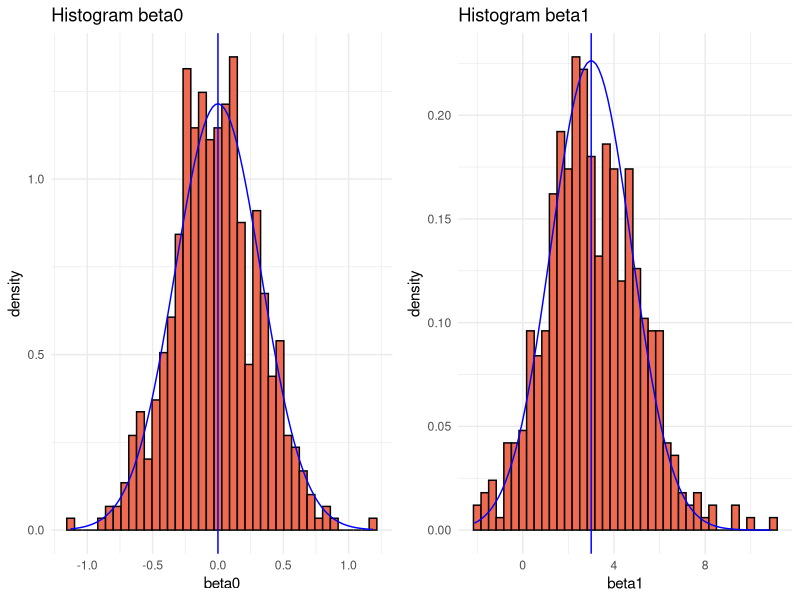
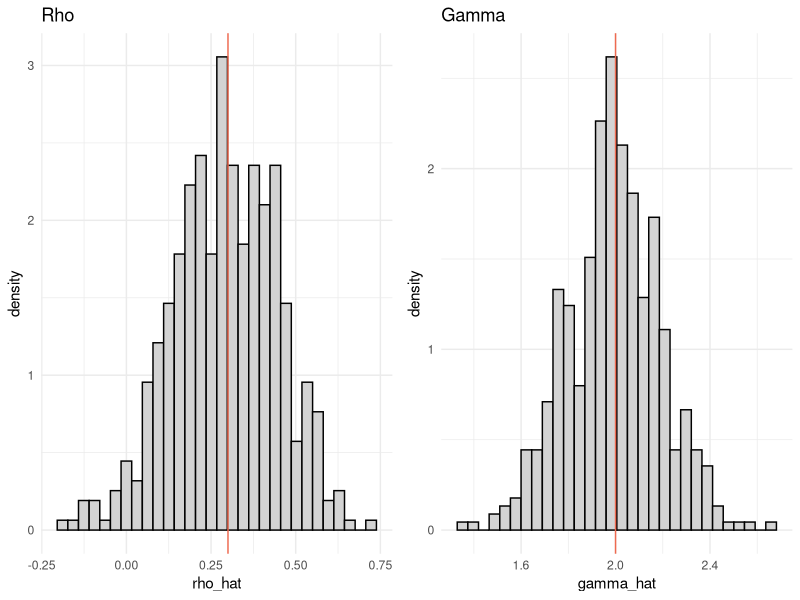
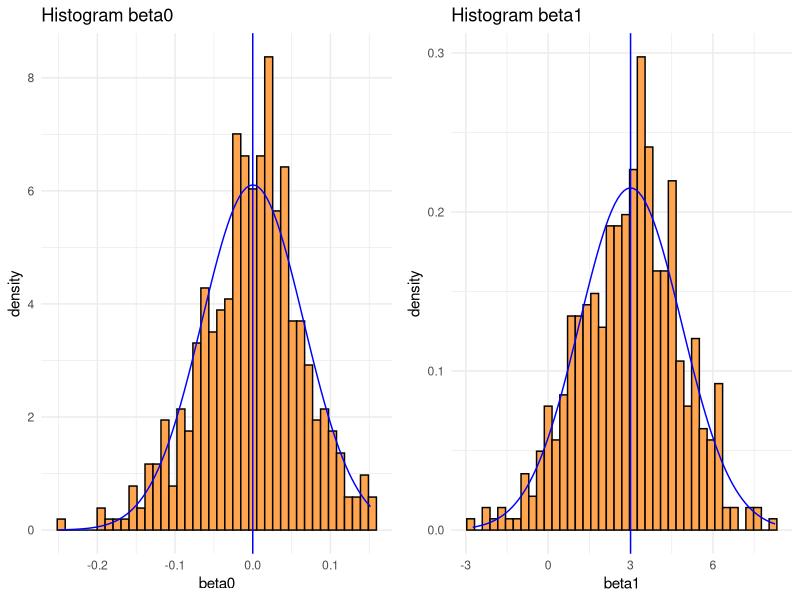
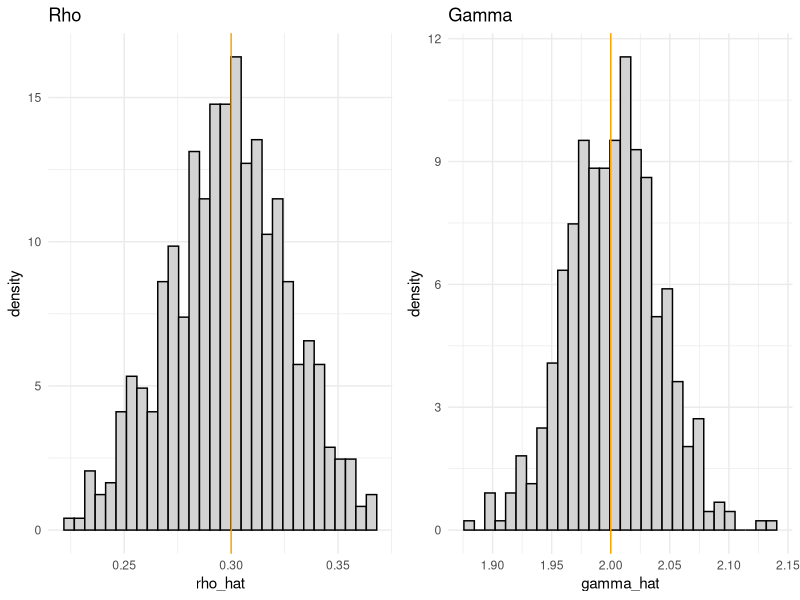
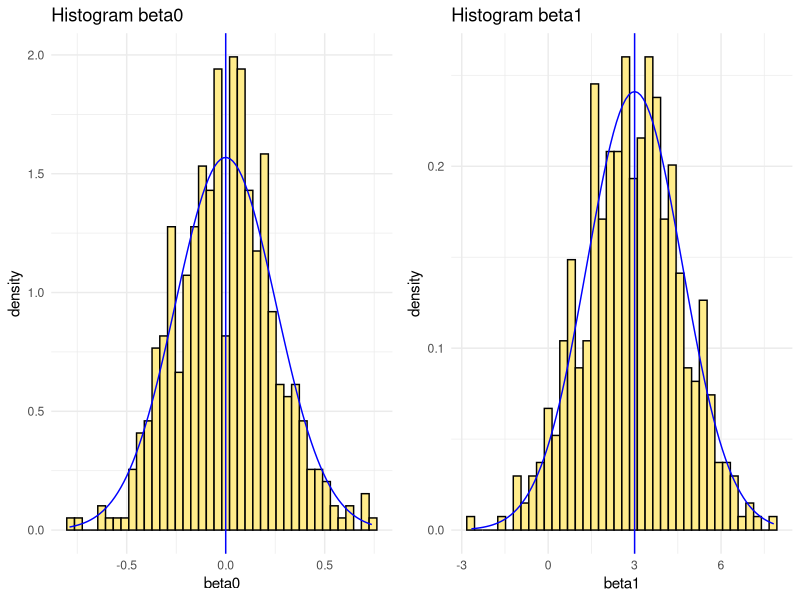
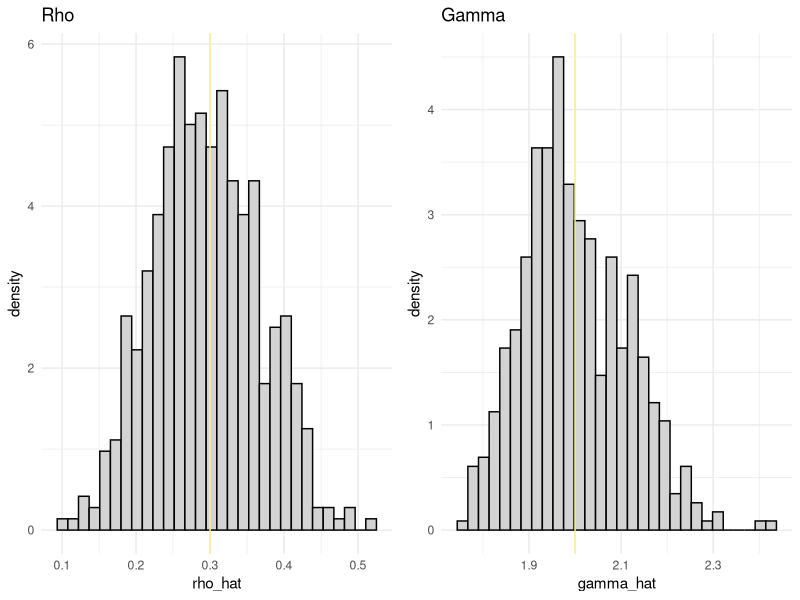
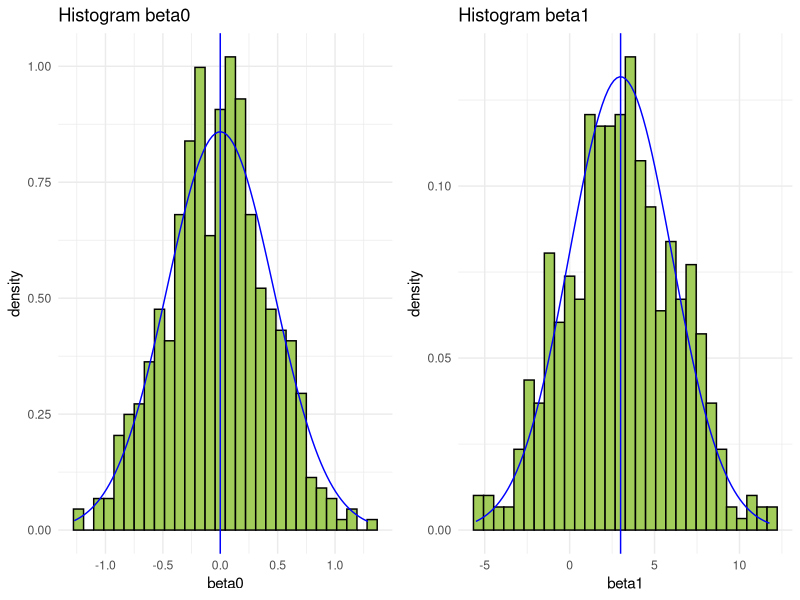
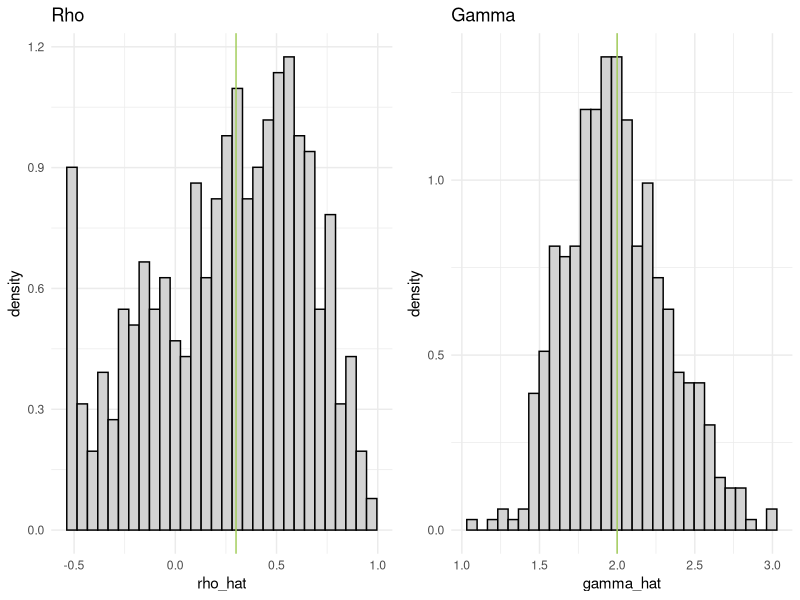

Write the R code that produced these figures, in order.
## ---- chunk 1
knitr::opts_chunk$set(echo = TRUE)
## ---- chunk 2
set.seed(3785842)
library(MASS)
library(ggplot2)
library(knitr)
library(kableExtra)
n <- 20
k <- 3
p <- 4
N <- n * k

X <- matrix(rnorm(N * (p-1), mean = 0, sd = 1/sqrt(N)), nrow = N, ncol = p - 1)

v <- 1:N
n_vector <- v %% 3 == 1
n_vector <- v[n_vector]

matrices <- lapply(n_vector, function(n) {
  X[n:(n + 2), ]
})

matrices_first_col <- lapply(n_vector, function(n) {
  X[n:(n + 2), 1]
})

matrices_second_col <- lapply(n_vector, function(n) {
  X[n:(n + 2), 2]
})

matrices_third_col <- lapply(n_vector, function(n) {
  X[n:(n + 2), 3]
})

beta <- c(3, 3, 0)
rho <- 0.3
gamma <- 2
sigma <- matrix(rho, nrow = k, ncol = k)
diag(sigma) <- c(1, 1, 1)
sigma <- gamma^2 * sigma

y <- lapply(matrices, function(x) {
  mvrnorm(mu = x %*% beta, Sigma = sigma)  
})

table <- data.frame(
  y = unlist(y),
  id = rep(1:n, each = k),
  t = rep(1:k, n),
  x1 = unlist(matrices_first_col),
  x2 = unlist(matrices_second_col),
  x3 = unlist(matrices_third_col)
)

table$x <- paste0(
  format(round(table$x1, 4), nsmall = 4), " ",
  format(round(table$x2, 4), nsmall = 4), " ",
  format(round(table$x3, 4), nsmall = 4)
)

table_simplified <- table[, c("y", "id", "t", "x")]
## ---- chunk 3
kable(table_simplified[1:9, ],
      format = "latex",
      caption = "Jednowymiarowa reprezentacja danych",
      col.names = c("y", "id", "t", "x"),
      digits = 4, align = "cccc") %>%
  kable_styling(latex_options = "hold_position", position = "center")
## ---- chunk 4
require(nlme)

model <- gls(y ~ x1 + x2 + x3, data = table, correlation = corCompSymm(form =~1|id), weights = varIdent(form =~1))

sigma_hat <- getVarCov(model)

x_with_intercept <- cbind(1, X)
beta_with_intercept <- c(0, beta)

matrices2 <- lapply(n_vector, function(n) {
  x_with_intercept[n:(n + 2), ]
})

suma1 <- 0
suma2 <- 0

for (i in 1:length(matrices2)) {
  suma1 <- suma1 + (t(matrices2[[i]]) %*% solve(sigma) %*% matrices2[[i]])
  suma2 <- suma2 + (t(matrices2[[i]]) %*% solve(sigma) %*% y[[i]])
}

beta_hat <- solve(suma1)%*% suma2
cov_beta_hat <- solve(suma1)

suma1 <- 0
suma2 <- 0

for (i in 1:length(matrices2)) {
  suma1 <- suma1 + (t(matrices2[[i]]) %*% solve(sigma_hat) %*% matrices2[[i]])
  suma2 <- suma2 + (t(matrices2[[i]]) %*% solve(sigma_hat) %*% y[[i]])
}

beta_hat <- solve(suma1) %*% suma2
beta_dif <- max(abs(beta_with_intercept - beta_hat))
cov_beta_hat_theor <- solve(suma1)

cov_beta_hat_r <- vcov(model)

cov_theor_dif <- max(abs(cov_beta_hat - cov_beta_hat_theor))
cov_r_dif <- max(abs(cov_beta_hat - cov_beta_hat_r))

rho_hat <- sigma_hat[2, 1] / sigma_hat[1, 1]

rho_dif <- max(abs(rho_hat - rho))

gamma_hat <- sqrt(sigma_hat[1, 1])

gamma_dif <- max(abs(gamma_hat - gamma))
## ---- chunk 5
kable(cov_beta_hat_theor, format = "latex", caption = "Macierz kowariancji - wzór", digits = 4, align = "cccc") %>%
  kable_styling(latex_options = "hold_position", position = "center")
  

kable(cov_beta_hat_r, format = "latex", caption = "Macierz kowariancji - funkcja vcov()", digits = 4, align = "cccc", col.names = NULL, row.names = FALSE) %>%
  kable_styling(latex_options = "hold_position", position = "center")
## ---- chunk 6
beta_table <- data.frame(
  true_beta = beta_with_intercept,
  est_beta = beta_hat
)

kable(beta_table, format = "latex", digits = 4, align = "cccc", col.names = c("Prawdziwe", "Estymator")) %>%
  kable_styling(latex_options = "hold_position", position = "center")
## ---- chunk 7
kable(sigma_hat[1:3, 1:3], format = "latex", digits = 4, align = "cccc", col.names = NULL, row.names = FALSE) %>%
  kable_styling(latex_options = "hold_position", position = "center")
## ---- chunk 8
n <- 20
k <- 3
p <- 4
N <- n * k

X <- matrix(rnorm(N * (p - 1), mean = 0, sd = 1/sqrt(N)), nrow = N, ncol = p - 1)

v <- 1:N
n_vector <- v %% 3 == 1
n_vector <- v[n_vector]

matrices <- lapply(n_vector, function(n) {
  X[n:(n + 2), ]
})

matrices_first_col <- lapply(n_vector, function(n) {
  X[n:(n + 2), 1]
})

matrices_second_col <- lapply(n_vector, function(n) {
  X[n:(n + 2), 2]
})

matrices_third_col <- lapply(n_vector, function(n) {
  X[n:(n + 2), 3]
})

beta <- c(3, 3, 0)
rho <- 0.3
gamma <- 2
sigma <- matrix(rho, nrow = k, ncol = k)
diag(sigma) <- c(1, 1, 1)
sigma <- gamma^2 * sigma

x_with_intercept <- cbind(1, X)
beta_with_intercept <- c(0, beta)

matrices2 <- lapply(n_vector, function(n) {
  x_with_intercept[n:(n + 2), ]
})
## ---- chunk 9
rep = 500
replications <- function() {
  y <- lapply(matrices, function(x) {
    mvrnorm(mu = x %*% beta, Sigma = sigma) 
  })

  table <- data.frame(
    id = rep(1:n, each = k),
    t = rep(1:k, n),
    y = unlist(y),
    x1 = unlist(matrices_first_col),
    x2 = unlist(matrices_second_col),
    x3 = unlist(matrices_third_col)
  )
  
  model <- gls(y ~ x1 + x2 + x3, data = table, correlation = corCompSymm(form =~1|id), weights = varIdent(form =~1))

  sigma_hat <- getVarCov(model)

  suma1 <- 0
  suma2 <- 0

  for (i in 1:length(matrices2)) {
    suma1 <- suma1 + (t(matrices2[[i]]) %*% solve(sigma_hat) %*% matrices2[[i]])
    suma2 <- suma2 + (t(matrices2[[i]]) %*% solve(sigma_hat) %*% y[[i]])
  }

  beta_hat <- solve(suma1) %*% suma2
  cov_beta_hat_theor <- solve(suma1)

  cov_beta_hat_r <- vcov(model)

  rho_hat <- sigma_hat[2, 1] / sigma_hat[1, 1]
  gamma_hat <- sqrt(sigma_hat[1, 1])
  
  return(c(beta0 = beta_hat[1], beta1 = beta_hat[2], beta2 = beta_hat[3], beta3 = beta_hat[4], rho_hat = rho_hat, gamma_hat = gamma_hat))
}

question2 <- data.frame(t(replicate(500, replications())))
## ---- chunk 10
library(gridExtra)
p1 <- ggplot(question2, aes(x = beta0)) +
  geom_histogram(aes(y = ..density..), fill = "coral2", color = "black", bins = 40) +
  stat_function(fun = dnorm, args = list(mean = 0, sd = sqrt(cov_beta_hat[1, 1])), color = "blue") + 
  geom_vline(xintercept = beta_with_intercept[1], color = "blue") +
  theme_minimal() +
  labs(title = "Histogram beta0")

p2 <- ggplot(question2, aes(x = beta1)) +
  geom_histogram(aes(y = ..density..), fill = "coral2", color = "black", bins = 40) +
  stat_function(fun = dnorm, args = list(mean = 3, sd = sqrt(cov_beta_hat[2, 2])), color = "blue") +
  geom_vline(xintercept = beta_with_intercept[2], color = "blue") +
  theme_minimal() +
  labs(title = "Histogram beta1")

grid.arrange(p1, p2, ncol = 2)
## ---- chunk 11
beta0_bias <- mean(question2$beta0 - beta_with_intercept[1])
beta1_bias <- mean(question2$beta1 - beta_with_intercept[2])
beta2_bias <- mean(question2$beta2 - beta_with_intercept[3])
beta3_bias <- mean(question2$beta3 - beta_with_intercept[4])

beta_sup_norm <- max(c(question2$beta0, question2$beta1, question2$beta2, question2$beta3) - beta_with_intercept)
## ---- chunk 12
beta_bias <- data.frame(
  beta0_bias = beta0_bias,
  beta1_bias = beta1_bias,
  beta2_bias = beta2_bias, 
  beta3_bias = beta3_bias
)

kable(beta_bias, format = "latex", digits = 4, align = "cccc", caption = "Wartości obciążenia dla beta") %>%
  kable_styling(latex_options = "hold_position", position = "center")
## ---- chunk 13
p1 <- ggplot(question2, aes(x = rho_hat)) +
  geom_histogram(aes(y = ..density..), color = "black", fill = "lightgray") +
  theme_minimal() +
  labs(title = "Rho") +
  geom_vline(xintercept = 0.3, color = "coral2")
  
p2 <- ggplot(question2, aes(x = gamma_hat)) +
  geom_histogram(aes(y = ..density..), color = "black", fill = "lightgray") +
  theme_minimal() +
  labs(title = "Gamma") +
  geom_vline(xintercept = 2, color = "coral2")

grid.arrange(p1, p2, ncol = 2)

rho_bias <- mean(question2$rho_hat - rho)
gamma_bias <- mean(question2$gamma_hat - gamma)
## ---- chunk 14
n <- 500
k <- 3
p <- 4
N <- n * k

X <- matrix(rnorm(N * (p-1), mean = 0, sd = 1/sqrt(N)), nrow = N, ncol = p - 1)

v <- 1:N
n_vector <- v %% 3 == 1
n_vector <- v[n_vector]

matrices <- lapply(n_vector, function(n) {
  X[n:(n + 2), ]
})

matrices_first_col <- lapply(n_vector, function(n) {
  X[n:(n + 2), 1]
})

matrices_second_col <- lapply(n_vector, function(n) {
  X[n:(n + 2), 2]
})

matrices_third_col <- lapply(n_vector, function(n) {
  X[n:(n + 2), 3]
})

beta <- c(3, 3, 0)
rho <- 0.3
gamma <- 2
sigma <- matrix(rho, nrow = k, ncol = k)
diag(sigma) <- c(1, 1, 1)
sigma <- gamma^2 * sigma

x_with_intercept <- cbind(1, X)
beta_with_intercept <- c(0, beta)

matrices2 <- lapply(n_vector, function(n) {
  x_with_intercept[n:(n + 2), ]
})

suma1 = 0

for (i in 1:length(matrices2)) {
  suma1 <- suma1 + (t(matrices2[[i]]) %*% solve(sigma) %*% matrices2[[i]])
}

cov_beta_hat <- solve(suma1)

question3 <- data.frame(t(replicate(500, replications())))

p1 <- ggplot(question3, aes(x = beta0)) +
  geom_histogram(aes(y = ..density..), fill = "tan1", color = "black", bins = 40) +
  stat_function(fun = dnorm, args = list(mean = 0, sd = sqrt(cov_beta_hat[1, 1])), color = "blue") +
  geom_vline(xintercept = beta_with_intercept[1], color = "blue") +
  theme_minimal() +
  labs(title = "Histogram beta0")
  

p2 <- ggplot(question3, aes(x = beta1)) +
  geom_histogram(aes(y = ..density..), fill = "tan1", color = "black", bins = 40) +
  stat_function(fun = dnorm, args = list(mean = 3, sd = sqrt(cov_beta_hat[2, 2])), color = "blue") + 
  geom_vline(xintercept = beta_with_intercept[2], color = "blue") +
  theme_minimal() +
  labs(title = "Histogram beta1")
grid.arrange(p1, p2, ncol = 2)
## ---- chunk 15
beta0_bias <- mean(question3$beta0 - beta_with_intercept[1])
beta1_bias <- mean(question3$beta1 - beta_with_intercept[2])
beta2_bias <- mean(question3$beta2 - beta_with_intercept[3])
beta3_bias <- mean(question3$beta3 - beta_with_intercept[4])

beta_sup_norm <- max(c(question3$beta0, question3$beta1, question3$beta2, question3$beta3) - beta_with_intercept)

beta_bias <- data.frame(
  beta0_bias = beta0_bias,
  beta1_bias = beta1_bias,
  beta2_bias = beta2_bias, 
  beta3_bias = beta3_bias
)

kable(beta_bias, format = "latex", digits = 4, align = "cccc", caption = "Wartości obciążenia dla beta") %>%
  kable_styling(latex_options = "hold_position", position = "center")
## ---- chunk 16
p1 <- ggplot(question3, aes(x = rho_hat)) +
  geom_histogram(aes(y = ..density..), color  = "black", fill = "lightgrey") +
  geom_vline(xintercept = 0.3, color = "orange") +
  labs(title = "Rho") +
  theme_minimal()
  
p2 <- ggplot(question3, aes(x = gamma_hat)) +
  geom_histogram(aes(y = ..density..), color = "black", fill = "lightgrey") +
  geom_vline(xintercept = 2, color = "orange") +
  labs(title = "Gamma") +
  theme_minimal()

grid.arrange(p1, p2, ncol = 2)

rho_bias <- mean(question3$rho_hat - rho)
gamma_bias <- mean(question3$gamma_hat - gamma)
## ---- chunk 17
n <- 20
k <- 30
p <- 4
N <- n * k

X <- matrix(rnorm(N * (p - 1), mean = 0, sd = 1/sqrt(N)), nrow = N, ncol = p - 1)

v <- 1:N
n_vector <- v %% k == 1
n_vector <- v[n_vector]

matrices <- lapply(n_vector, function(n) {
  X[n:(n + 29), ]
})

matrices_first_col <- lapply(n_vector, function(n) {
  X[n:(n + 29), 1]
})

matrices_second_col <- lapply(n_vector, function(n) {
  X[n:(n + 29), 2]
})

matrices_third_col <- lapply(n_vector, function(n) {
  X[n:(n + 29), 3]
})

beta <- c(3, 3, 0)
rho <- 0.3
gamma <- 2
sigma <- matrix(rho, nrow = k, ncol = k)
diag(sigma) <- rep(1, 30)
sigma <- gamma^2 * sigma

x_with_intercept <- cbind(1, X)
beta_with_intercept <- c(0, beta)

matrices2 <- lapply(n_vector, function(n) {
  x_with_intercept[n:(n + 29), ]
})

suma1 = 0

for (i in 1:length(matrices2)) {
  suma1 <- suma1 + (t(matrices2[[i]]) %*% solve(sigma) %*% matrices2[[i]])
}

cov_beta_hat <- solve(suma1)

question4 <- data.frame(t(replicate(500, replications())))

p1 <- ggplot(question4, aes(x = beta0)) +
  geom_histogram(aes(y = ..density..), color = "black", fill = "lightgoldenrod1", bins = 40) +
  stat_function(fun = dnorm, args = list(mean = 0, sd = sqrt(cov_beta_hat[1, 1])), color = "blue") +
  geom_vline(xintercept = 0, color = "blue") +
  theme_minimal() +
  labs(title = "Histogram beta0")

p2 <- ggplot(question4, aes(x = beta1)) +
  geom_histogram(aes(y = ..density..), color = "black", fill = "lightgoldenrod1", bins = 40) +
  stat_function(fun = dnorm, args = list(mean = 3, sd = sqrt(cov_beta_hat[2, 2])), color = "blue") +
  geom_vline(xintercept = 3, color = "blue") +
  theme_minimal() +
  labs(title = "Histogram beta1")

grid.arrange(p1, p2, ncol = 2)
## ---- chunk 18
beta0_bias <- mean(question4$beta0 - beta_with_intercept[1])
beta1_bias <- mean(question4$beta1 - beta_with_intercept[2])
beta2_bias <- mean(question4$beta2 - beta_with_intercept[3])
beta3_bias <- mean(question4$beta3 - beta_with_intercept[4])

beta_sup_norm <- max(c(question4$beta0, question4$beta1, question4$beta2, question4$beta3) - beta_with_intercept)

beta_bias <- data.frame(
  beta0_bias = beta0_bias,
  beta1_bias = beta1_bias,
  beta2_bias = beta2_bias, 
  beta3_bias = beta3_bias
)

kable(beta_bias, format = "latex", digits = 4, align = "cccc", caption = "Wartości obciążenia dla beta") %>%
  kable_styling(latex_options = "hold_position", position = "center")
## ---- chunk 19
p1 <- ggplot(question4, aes(x = rho_hat)) +
  geom_histogram(aes(y = ..density..), color = "black", fill = "lightgrey") +
  geom_vline(xintercept = 0.3, color = "lightgoldenrod1") +
  labs(title = "Rho") +
  theme_minimal()
  
p2 <- ggplot(question4, aes(x = gamma_hat)) +
  geom_histogram(aes(y = ..density..), color = "black", fill = "lightgrey") +
  geom_vline(xintercept = 2, color = "lightgoldenrod1") +
  labs(title = "Gamma") +
  theme_minimal()

rho_bias <- mean(question4$rho_hat - rho)
gamma_bias <- mean(question4$gamma_hat - gamma)
grid.arrange(p1, p2, ncol = 2)
## ---- chunk 20
set.seed(378436)
n <- 20
k <- 3
p <- 40
N <- n * k

X <- matrix(rnorm(N * (p - 1), mean = 0, sd = 1/sqrt(N)), nrow = N, ncol = p - 1)

v <- 1:N
n_vector <- v %% k == 1
n_vector <- v[n_vector]

matrices <- lapply(n_vector, function(n) {
  X[n:(n + 2), ]
})

beta <- c(3, 3, rep(0, p - 3))
rho <- 0.3
gamma <- 2
sigma <- matrix(rho, nrow = k, ncol = k)
diag(sigma) <- rep(1, k)
sigma <- gamma^2 * sigma

x_with_intercept <- cbind(1, X)
beta_with_intercept <- c(0, beta)

matrices2 <- lapply(n_vector, function(n) {
  x_with_intercept[n:(n + 2), ]
})

replications2 <- function() {
  y <- lapply(matrices, function(x) {
    mvrnorm(mu = x %*% beta, Sigma = sigma)  
  })
  
  X_full <- do.call(rbind, matrices)

  table <- data.frame(
    id = rep(1:n, each = k),
    t = rep(1:k, n),
    y = unlist(y)
  )

  X_df <- as.data.frame(X_full)
  colnames(X_df) <- paste0("x", 1:(p - 1))

  table <- cbind(table, X_df)

  formul <- as.formula(paste("y ~", paste(colnames(X_df), collapse = " + "))  
  )

  model <- gls(
    formul,
    data = table,
    correlation = corCompSymm(form = ~1 | id),
    weights = varIdent(form = ~1)
  )

  sigma_hat <- getVarCov(model)

  suma1 <- 0
  suma2 <- 0

  for (i in 1:length(matrices2)) {
    suma1 <- suma1 + (t(matrices2[[i]]) %*% solve(sigma_hat) %*% matrices2[[i]])
    suma2 <- suma2 + (t(matrices2[[i]]) %*% solve(sigma_hat) %*% y[[i]])
  }

  beta_hat <- solve(suma1) %*% suma2
  cov_beta_hat_theor <- solve(suma1)

  cov_beta_hat_r <- vcov(model)

  rho_hat <- sigma_hat[2, 1] / sigma_hat[1, 1]
  gamma_hat <- sqrt(sigma_hat[1, 1])
  
  return(list(beta0 = beta_hat[1], beta1 = beta_hat[2], beta_hat = beta_hat, rho_hat = rho_hat, gamma_hat = gamma_hat))
}

results <- replicate(500, replications2(), simplify = FALSE)

question5 <- do.call(rbind, lapply(results, function(res) {
  c(beta0 = res$beta_hat[1],
    beta1 = res$beta_hat[2],
    rho_hat = res$rho_hat,
    gamma_hat = res$gamma_hat)
})) |> as.data.frame()

suma1 <- 0

for (i in 1:length(matrices2)) {
  suma1 <- suma1 + (t(matrices2[[i]]) %*% solve(sigma) %*% matrices2[[i]])
}

cov_beta_hat <- solve(suma1)
## ---- chunk 21
p1 <- ggplot(question5, aes(x = beta0)) +
  geom_histogram(aes(y = ..density..), color = "black", fill = "darkolivegreen3") +
  stat_function(fun = dnorm, args = list(mean = 0, sd = sqrt(cov_beta_hat[1, 1])), color = "blue") +
  geom_vline(xintercept = 0, color = "blue") +
  theme_minimal() +
  labs(title = "Histogram beta0")
  
p2 <- ggplot(question5, aes(x = beta1)) +
  geom_histogram(aes(y = ..density..), color = "black", fill = "darkolivegreen3") +
  stat_function(fun = dnorm, args = list(mean = 3, sd = sqrt(cov_beta_hat[2, 2])), color = "blue") +
  geom_vline(xintercept = 3, color = "blue") +
  theme_minimal() +
  labs(title = "Histogram beta1")

grid.arrange(p1, p2, ncol = 2)
## ---- chunk 22
n_repl <- length(results)
n_beta <- length(results[[1]]$beta_hat)

beta_bias_matrix <- matrix(NA, nrow = n_beta, ncol = n_repl)
beta_hat_matrix <- matrix(NA, nrow = n_beta, ncol = n_repl)

for (i in 1:n_repl) {
  beta_hat_matrix[, i] <- results[[i]]$beta_hat
  beta_bias_matrix[, i] <- results[[i]]$beta_hat - beta_with_intercept
}

mean_beta_bias <- rowMeans(beta_bias_matrix)
beta_bias <- data.frame(mean_beta_bias)

colnames <- paste0("beta", 0:39, "_bias")
rownames(beta_bias) <- colnames

kable(t(beta_bias[1:8, ]), format = "latex", digits = 4, align = "c", caption = "Wartości obciążenia dla beta", col.names = colnames[1:8]) %>%
  kable_styling(latex_options = "hold_position", position = "center")

kable(t(beta_bias[9:16, ]), format = "latex", digits = 4, align = "c", col.names = colnames[9:16]) %>%
  kable_styling(latex_options = "hold_position", position = "center")

kable(t(beta_bias[17:24, ]), format = "latex", digits = 4, align = "c", col.names = colnames[17:24]) %>%
  kable_styling(latex_options = "hold_position", position = "center")

kable(t(beta_bias[25:32, ]), format = "latex", digits = 4, align = "c", col.names = colnames[25:32]) %>%
  kable_styling(latex_options = "hold_position", position = "center")

kable(t(beta_bias[33:40, ]), format = "latex", digits = 4, align = "c", col.names = colnames[33:40]) %>%
  kable_styling(latex_options = "hold_position", position = "center")

sup_norm_beta <- sapply(results, function(x) max(abs(x$beta_hat - beta_with_intercept)))
sup_norm_beta <- max(sup_norm_beta)
## ---- chunk 23
p1 <- ggplot(question5, aes(x = rho_hat)) +
  geom_histogram(aes(y = ..density..), color = "black", fill = "lightgray") +
  geom_vline(xintercept = 0.3, color = "darkolivegreen3") +
  labs(title = "Rho") +
  theme_minimal()
  
p2 <- ggplot(question5, aes(x = gamma_hat)) +
  geom_histogram(aes(y = ..density..), color = "black", fill = "lightgray") +
  geom_vline(xintercept = 2, color = "darkolivegreen3") +
  labs(title = "Gamma") +
  theme_minimal()

rho_bias <- mean(question5$rho_hat - rho)
gamma_bias <- mean(question5$gamma_hat - gamma)
grid.arrange(p1, p2, ncol = 2)
## ---- chunk 24
n <- 20
k <- 3
p <- 4
N <- n * k

X <- matrix(rnorm(N * (p - 1), mean = 0, sd = 1/sqrt(N)), nrow = N, ncol = p - 1)

v <- 1:N
n_vector <- v %% 3 == 1
n_vector <- v[n_vector]

matrices <- lapply(n_vector, function(n) {
  X[n:(n + 2), ]
})

matrices_first_col <- lapply(n_vector, function(n) {
  X[n:(n + 2), 1]
})

matrices_second_col <- lapply(n_vector, function(n) {
  X[n:(n + 2), 2]
})

matrices_third_col <- lapply(n_vector, function(n) {
  X[n:(n + 2), 3]
})

beta <- c(3, 3, 0)
rho <- 0.3
gamma <- 2
sigma <- matrix(rho, nrow = k, ncol = k)
diag(sigma) <- c(1, 1, 1)
sigma <- gamma^2 * sigma

x_with_intercept <- cbind(1, X)
beta_with_intercept <- c(0, beta)

matrices2 <- lapply(n_vector, function(n) {
  x_with_intercept[n:(n + 2), ]
})

suma1 = 0

for (i in 1:length(matrices2)) {
  suma1 <- suma1 + (t(matrices2[[i]]) %*% solve(sigma) %*% matrices2[[i]])
}

cov_beta_hat <- solve(suma1)

rep = 500
replications3 <- function() {
  y <- lapply(matrices, function(x) {
    mvrnorm(mu = x %*% beta, Sigma = sigma) 
  })

  table <- data.frame(
    id = rep(1:n, each = k),
    t = rep(1:k, n),
    y = unlist(y),
    x1 = unlist(matrices_first_col),
    x2 = unlist(matrices_second_col),
    x3 = unlist(matrices_third_col)
  )
  
  model <- gls(y ~ x1 + x2 + x3, data = table, correlation = corCompSymm(form =~1|id), weights = varIdent(form =~1), method = "ML")

  sigma_hat <- getVarCov(model)

  suma1 <- 0
  suma2 <- 0

  for (i in 1:length(matrices2)) {
    suma1 <- suma1 + (t(matrices2[[i]]) %*% solve(sigma_hat) %*% matrices2[[i]])
    suma2 <- suma2 + (t(matrices2[[i]]) %*% solve(sigma_hat) %*% y[[i]])
  }

  beta_hat <- solve(suma1) %*% suma2
  cov_beta_hat_theor <- solve(suma1)

  cov_beta_hat_r <- vcov(model)

  rho_hat <- sigma_hat[2, 1] / sigma_hat[1, 1]
  gamma_hat <- sqrt(sigma_hat[1, 1])
  
  return(c(beta0 = beta_hat[1], beta1 = beta_hat[2], beta2 = beta_hat[3], beta3 = beta_hat[4], rho_hat = rho_hat, gamma_hat = gamma_hat))
}

question6 <- data.frame(t(replicate(rep, replications3())))
## ---- chunk 25
p1 <- ggplot(question6, aes(x = beta0)) +
  geom_histogram(aes(y = ..density..), color = "black", fill = "lightsteelblue") +
  stat_function(fun = dnorm, args = list(mean = 0, sd = sqrt(cov_beta_hat[1, 1])), color = "blue") +
  geom_vline(xintercept = 0, color = "blue") +
  theme_minimal() +
  labs(title = "Histogram beta0")
  
p2 <- ggplot(question6, aes(x = beta1)) +
  geom_histogram(aes(y = ..density..), color = "black", fill = "lightsteelblue") +
  stat_function(fun = dnorm, args = list(mean = 3, sd = sqrt(cov_beta_hat[2, 2])), color = "blue") +
  geom_vline(xintercept = 3, color = "blue") +
  theme_minimal() +
  labs(title = "Histogram beta1")

grid.arrange(p1, p2, ncol = 2)
## ---- chunk 26
beta0_bias <- mean(question6$beta0 - beta_with_intercept[1])
beta1_bias <- mean(question6$beta1 - beta_with_intercept[2])
beta2_bias <- mean(question6$beta2 - beta_with_intercept[3])
beta3_bias <- mean(question6$beta3 - beta_with_intercept[4])

beta_sup_norm <- max(c(question6$beta0, question6$beta1, question6$beta2, question6$beta3) - beta_with_intercept)

beta_bias <- data.frame(
  beta0_bias = beta0_bias,
  beta1_bias = beta1_bias,
  beta2_bias = beta2_bias, 
  beta3_bias = beta3_bias
)

kable(beta_bias, format = "latex", digits = 4, align = "cccc", caption = "Wartości obciążenia dla beta") %>%
  kable_styling(latex_options = "hold_position", position = "center")
## ---- chunk 27
p1 <- ggplot(question6, aes(x = rho_hat)) +
  geom_histogram(aes(y = ..density..), color = "black", fill = "lightgray") +
  geom_vline(xintercept = 0.3, color = "lightsteelblue") +
  labs(title = "Rho") +
  theme_minimal()
  
p2 <- ggplot(question6, aes(x = gamma_hat)) +
  geom_histogram(aes(y = ..density..), color = "black", fill = "lightgray") +
  geom_vline(xintercept = 2, color = "lightsteelblue") +
  labs(title = "Gamma") +
  theme_minimal()

rho_bias <- mean(question6$rho_hat - rho)
gamma_bias <- mean(question6$gamma_hat - gamma)
grid.arrange(p1, p2, ncol = 2)
